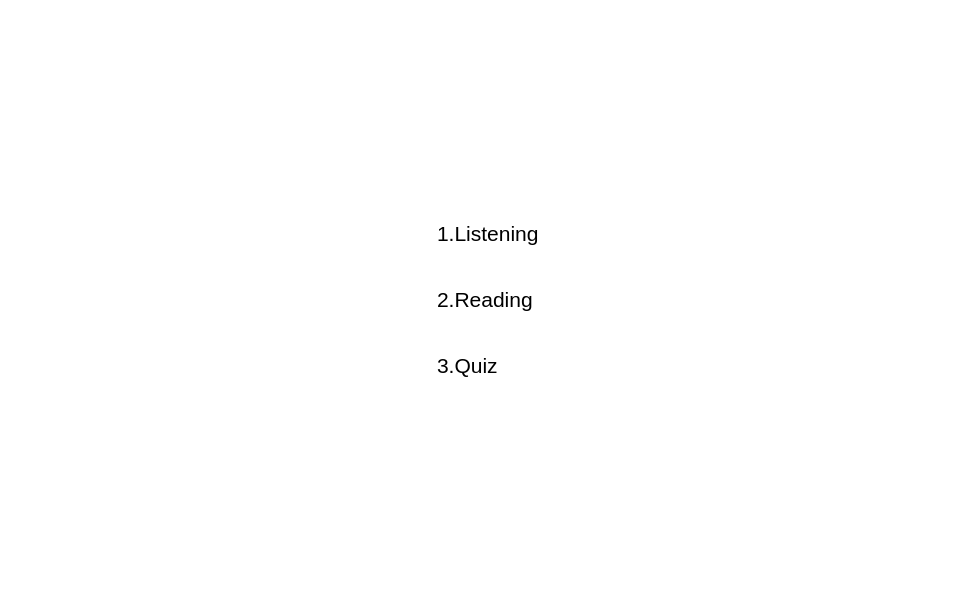
<?xml version="1.0" encoding="UTF-8"?>
<ui version="4.0">
 <class>WeEduLessonGuideWidget</class>
 <widget class="QWidget" name="WeEduLessonGuideWidget">
  <property name="geometry">
   <rect>
    <x>0</x>
    <y>0</y>
    <width>960</width>
    <height>600</height>
   </rect>
  </property>
  <property name="minimumSize">
   <size>
    <width>960</width>
    <height>600</height>
   </size>
  </property>
  <property name="windowTitle">
   <string/>
  </property>
  <property name="windowOpacity">
   <double>1.000000000000000</double>
  </property>
  <property name="autoFillBackground">
   <bool>false</bool>
  </property>
  <property name="styleSheet">
   <string notr="true">QWidget#WeEduLessonGuideWidget
{
background-color: rgba(255, 255, 255, 0);
}</string>
  </property>
  <layout class="QHBoxLayout" name="horizontalLayout_2">
   <item>
    <widget class="QWidget" name="widget" native="true">
     <property name="minimumSize">
      <size>
       <width>600</width>
       <height>220</height>
      </size>
     </property>
     <property name="maximumSize">
      <size>
       <width>600</width>
       <height>220</height>
      </size>
     </property>
     <property name="styleSheet">
      <string notr="true">background-color: rgb(255, 255, 255);</string>
     </property>
     <layout class="QVBoxLayout" name="verticalLayout_2">
      <property name="leftMargin">
       <number>0</number>
      </property>
      <property name="topMargin">
       <number>0</number>
      </property>
      <property name="rightMargin">
       <number>0</number>
      </property>
      <property name="bottomMargin">
       <number>0</number>
      </property>
      <item>
       <layout class="QHBoxLayout" name="horizontalLayout">
        <item>
         <widget class="QLabel" name="lessonCover">
          <property name="minimumSize">
           <size>
            <width>220</width>
            <height>220</height>
           </size>
          </property>
          <property name="maximumSize">
           <size>
            <width>220</width>
            <height>220</height>
           </size>
          </property>
          <property name="text">
           <string/>
          </property>
         </widget>
        </item>
        <item>
         <layout class="QVBoxLayout" name="verticalLayout">
          <property name="leftMargin">
           <number>30</number>
          </property>
          <item>
           <widget class="QPushButton" name="listenButton">
            <property name="font">
             <font>
              <pointsize>16</pointsize>
              <weight>50</weight>
              <bold>false</bold>
             </font>
            </property>
            <property name="layoutDirection">
             <enum>Qt::LeftToRight</enum>
            </property>
            <property name="styleSheet">
             <string notr="true">QPushButton{
text-align : left;
background-color: rgb(255, 255, 255);
}
QPushButton:pressed{
background-color: rgb(255, 255, 255);
}

</string>
            </property>
            <property name="text">
             <string>1.Listening</string>
            </property>
            <property name="flat">
             <bool>true</bool>
            </property>
           </widget>
          </item>
          <item>
           <widget class="QPushButton" name="readButton">
            <property name="font">
             <font>
              <pointsize>16</pointsize>
             </font>
            </property>
            <property name="styleSheet">
             <string notr="true">QPushButton{
text-align : left;
background-color: rgb(255, 255, 255);
}</string>
            </property>
            <property name="text">
             <string>2.Reading</string>
            </property>
            <property name="flat">
             <bool>true</bool>
            </property>
           </widget>
          </item>
          <item>
           <widget class="QPushButton" name="quizButton">
            <property name="font">
             <font>
              <pointsize>16</pointsize>
             </font>
            </property>
            <property name="styleSheet">
             <string notr="true">QPushButton{
text-align : left;
background-color: rgb(255, 255, 255);
}</string>
            </property>
            <property name="text">
             <string>3.Quiz</string>
            </property>
            <property name="flat">
             <bool>true</bool>
            </property>
           </widget>
          </item>
         </layout>
        </item>
       </layout>
      </item>
     </layout>
    </widget>
   </item>
  </layout>
 </widget>
 <resources/>
 <connections/>
</ui>
